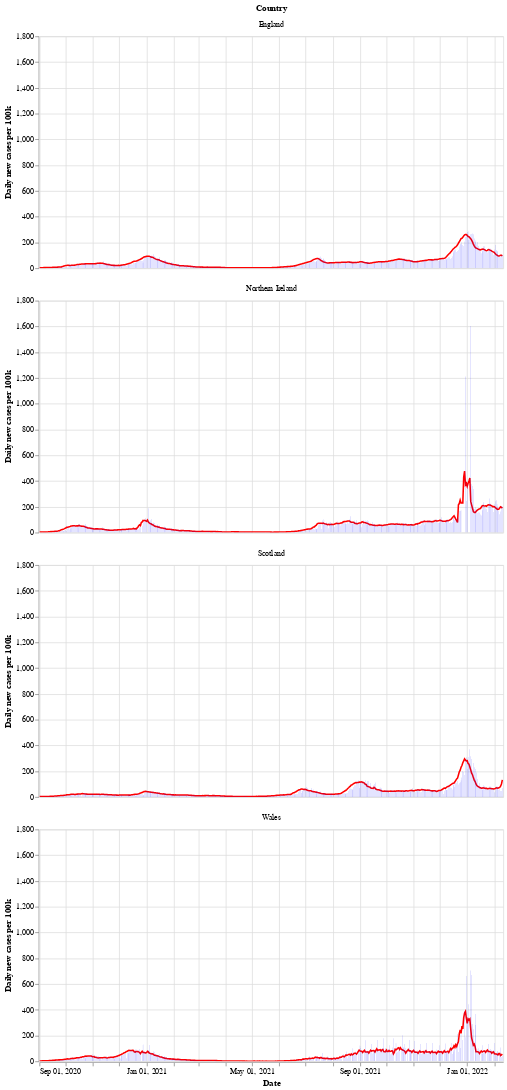

Source (notebook cell):
### Markdown cell above
Next is a bar chart of the number of new cases in each country (per 100k population), with the 7 day moving average of cases. Again we see that Wales saw a longer period of raising and falling cases compared to the other countries.

After a period of cases falling, each nation is now seeing a rise in the number of cases - especially in Wales.

### Code cell
# collapse
bars = alt.Chart(uk_cases).mark_bar().encode(
    x=alt.X("yearmonthdate(date):T", axis=alt.Axis(title='Date')),
    y=alt.Y("newCasesRate:Q", axis=alt.Axis(title='Daily new cases per 100k')),
    tooltip='newCasesRate',
    color=alt.condition(
        alt.datum.dailyChange > 0,
        alt.value("orange"),  # The positive color
        alt.value("blue")  # The negative color
    )
).properties(title='New cases per 100k population with rolling 7 day average', width=600).interactive()
line = alt.Chart(uk_cases).mark_line(
    color='red',
    size=2,
).transform_window(
    rolling_mean='mean(newCasesRate)',
    frame=[0, 7],
    groupby=['areaName']
).encode(
    x='yearmonthdate(date):T',
    y='rolling_mean:Q'
)
alt.layer(line, bars, data=uk_cases).facet(alt.Row('areaName', title='Country'), columns=1)

### Figure 1 — Vega-Lite specification as saved in the notebook (floating-point values rounded to 4 significant figures; data arrays with more than 128 entries replaced by an {"elided": "..."} marker saying what was removed)
{"config": {"view": {"continuousWidth": 400, "continuousHeight": 300}}, "data": {"name": "data-5a86f3b4af3b0304b6c4d86189dd0b65"}, "facet": {"type": "nominal", "field": "areaName", "title": "Country"}, "spec": {"layer": [{"mark": {"type": "line", "color": "red", "size": 2}, "encoding": {"x": {"type": "temporal", "field": "date", "timeUnit": "yearmonthdate"}, "y": {"type": "quantitative", "field": "rolling_mean"}}, "transform": [{"window": [{"op": "mean", "field": "newCasesRate", "as": "rolling_mean"}], "frame": [0, 7], "groupby": ["areaName"]}]}, {"mark": "bar", "encoding": {"color": {"condition": {"value": "orange", "test": "(datum.dailyChange > 0)"}, "value": "blue"}, "tooltip": {"type": "quantitative", "field": "newCasesRate"}, "x": {"type": "temporal", "axis": {"title": "Date"}, "field": "date", "timeUnit": "yearmonthdate"}, "y": {"type": "quantitative", "axis": {"title": "Daily new cases per 100k"}, "field": "newCasesRate"}}, "selection": {"selector002": {"type": "interval", "bind": "scales", "encodings": ["x", "y"]}}, "title": "New cases per 100k population with rolling 7 day average", "width": 600}]}, "columns": 1, "$schema": "https://vega.github.io/schema/vega-lite/v4.8.1.json", "datasets": {"data-5a86f3b4af3b0304b6c4d86189dd0b65": {"elided": "2112 records"}}}
